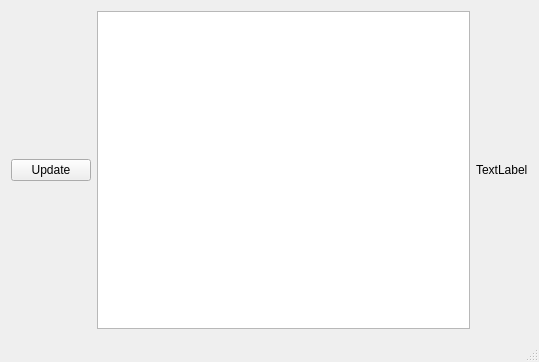
<?xml version="1.0" encoding="UTF-8"?>
<ui version="4.0">
 <class>MainWindow</class>
 <widget class="QMainWindow" name="MainWindow">
  <property name="enabled">
   <bool>true</bool>
  </property>
  <property name="geometry">
   <rect>
    <x>0</x>
    <y>0</y>
    <width>539</width>
    <height>362</height>
   </rect>
  </property>
  <property name="sizePolicy">
   <sizepolicy hsizetype="Expanding" vsizetype="Expanding">
    <horstretch>0</horstretch>
    <verstretch>0</verstretch>
   </sizepolicy>
  </property>
  <property name="windowTitle">
   <string>MainWindow</string>
  </property>
  <widget class="QWidget" name="centralWidget">
   <layout class="QHBoxLayout" name="horizontalLayout">
    <property name="sizeConstraint">
     <enum>QLayout::SetDefaultConstraint</enum>
    </property>
    <item>
     <layout class="QVBoxLayout" name="verticalLayout">
      <item>
       <widget class="QPushButton" name="Update">
        <property name="text">
         <string>Update</string>
        </property>
       </widget>
      </item>
     </layout>
    </item>
    <item>
     <widget class="QTableView" name="tableView"/>
    </item>
    <item>
     <widget class="QLabel" name="picture">
      <property name="text">
       <string>TextLabel</string>
      </property>
     </widget>
    </item>
   </layout>
  </widget>
  <widget class="QStatusBar" name="statusBar"/>
  <widget class="QMenuBar" name="menuBar">
   <property name="geometry">
    <rect>
     <x>0</x>
     <y>0</y>
     <width>539</width>
     <height>21</height>
    </rect>
   </property>
  </widget>
 </widget>
 <layoutdefault spacing="6" margin="11"/>
 <resources/>
 <connections/>
</ui>
